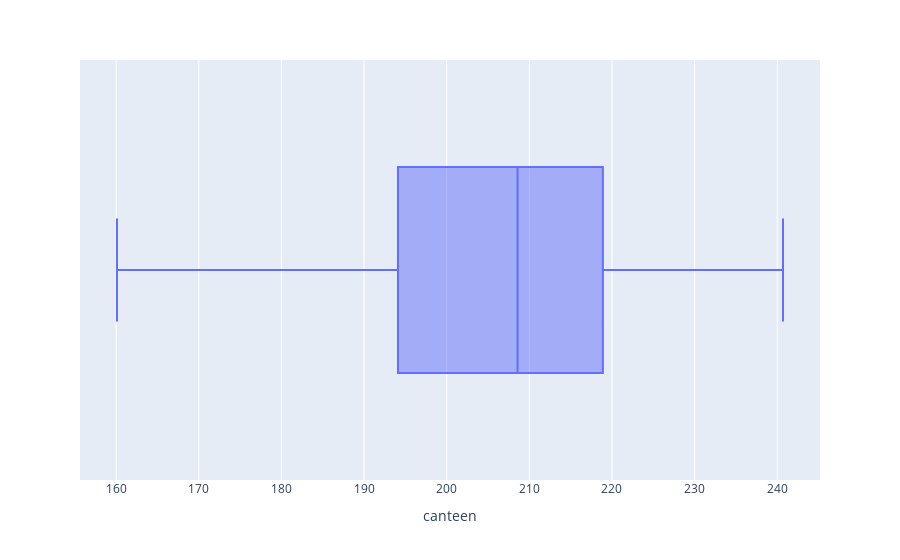

Notebook code cell kept with this figure:
### Code cell
fig = px.box(df, x= "canteen")
fig.show()

### Figure 1 — Plotly figure (JSON) as saved in the notebook; plotly's stock layout.template omitted (floating-point values rounded to 4 significant figures; data arrays with more than 128 entries replaced by an {"elided": "..."} marker saying what was removed)
{"data": [{"alignmentgroup": "True", "hovertemplate": "canteen=%{x}<extra></extra>", "legendgroup": "", "marker": {"color": "#636efa"}, "name": "", "notched": false, "offsetgroup": "", "orientation": "h", "showlegend": false, "type": "box", "x": {"elided": "246 float values"}, "x0": " ", "xaxis": "x", "y0": " ", "yaxis": "y"}], "layout": {"boxmode": "group", "legend": {"tracegroupgap": 0}, "margin": {"t": 60}, "xaxis": {"anchor": "y", "domain": [0, 1], "title": {"text": "canteen"}}, "yaxis": {"anchor": "x", "domain": [0, 1]}}}
